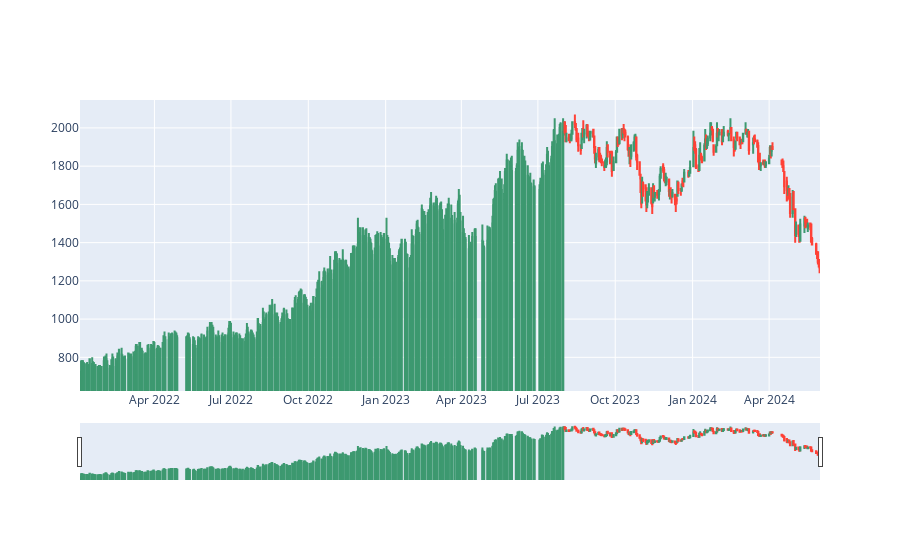

Source (notebook cell):
### Code cell
name = "mapi".upper()
fig = go.Figure(data=[go.Candlestick(x=df_mapi['prev'].index,
                open=df_mapi['open'],
                high=df_mapi['high'],
                low=df_mapi['low'],
                close=df_mapi['close'])])

fig.show()

plt.plot(df_mapi['close'], color='cornflowerblue', label=name)
plt.xlabel('Tanggal', fontsize=20)
plt.ylabel('Harga Penutupan dalam Rupiah (Rp)', fontsize=10)
plt.legend()
plt.title('Riwayat Harga Penutupan pada Emiten '+ name)
import calplot
import matplotlib.pyplot as plt

calplot.calplot(df_mapi['close'], yearascending = False,
                suptitle = 'Hari Kerja Bursa 2022 - Mei 2024', 
                suptitle_kws = {'x': 0.5, 'y': 1.0})
# plt.show()
fig = plt.figure(figsize =(10, 7)) 
# Creating plot
plt.boxplot(df_mapi['close'])
# show plot
plt.show()
df_mapi['close'].hist(bins=10, figsize=[14,6])

### Figure 1 — Plotly figure (JSON) as saved in the notebook; plotly's stock layout.template omitted (floating-point values rounded to 4 significant figures; data arrays with more than 128 entries replaced by an {"elided": "..."} marker saying what was removed)
{"data": [{"close": {"elided": "577 int values"}, "high": {"elided": "577 int values"}, "low": {"elided": "577 int values"}, "open": {"elided": "577 int values"}, "type": "candlestick", "x": {"elided": "577 str values"}}], "layout": {}}
